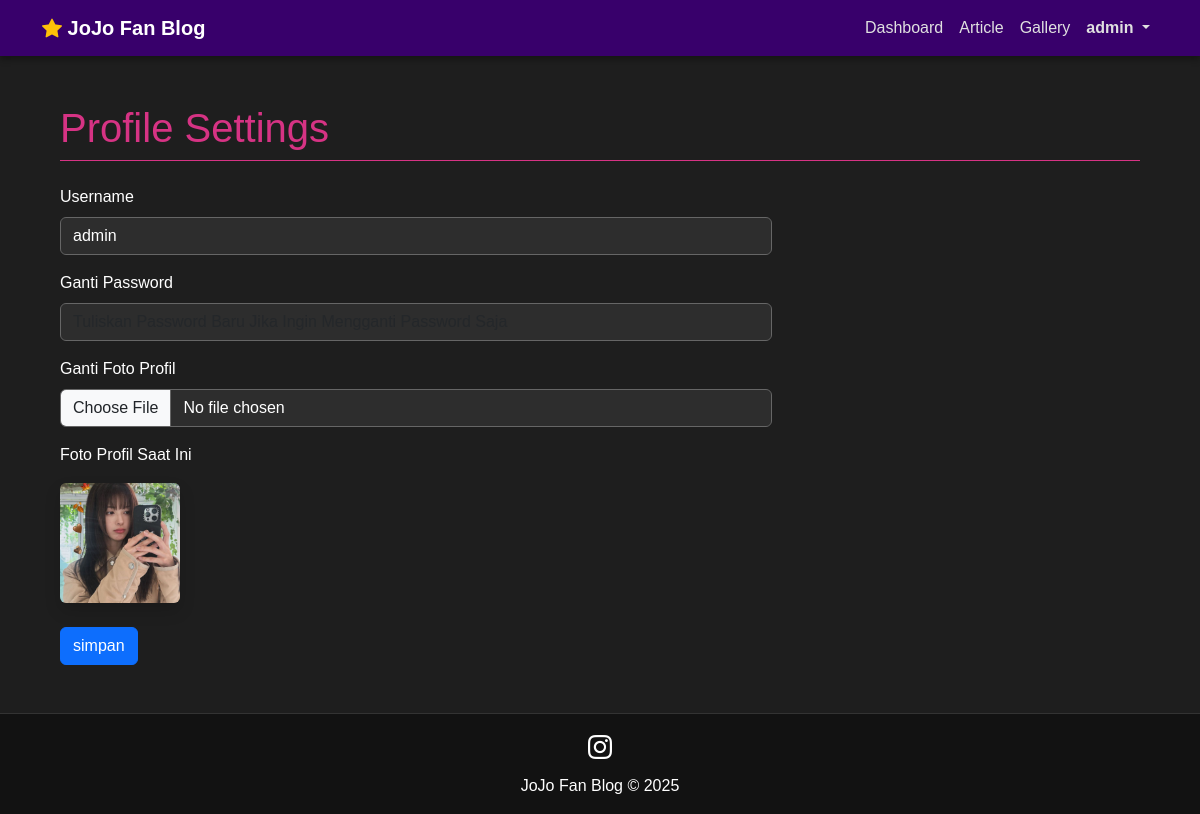
The app's page /admin.php?page=profile (signed in) with its own data.
### tables this page shows
CREATE TABLE `user` (
  `id` int(11) NOT NULL,
  `username` varchar(50) NOT NULL,
  `password` varchar(255) NOT NULL,
  `foto` text NOT NULL
);

### profile.php (the view, shortened to what this page needs)
<?php
include "koneksi.php";
$username = $_SESSION['username'];
$stmt = $conn->prepare("SELECT * FROM user WHERE username=?");
$stmt->bind_param("s", $username);
$stmt->execute();
$user = $stmt->get_result()->fetch_assoc();
?>
<div class="row mt-4">
    <div class="col-md-8">
        <form method="post" enctype="multipart/form-data">
            <div class="mb-3">
                <label class="form-label">Username</label>
                <input type="text" class="form-control"
                       value="<?= $user['username']; ?>" readonly>
            </div>
            <div class="mb-3">
                <label class="form-label">Ganti Password</label>
                <input type="password" name="password" class="form-control"
                       placeholder="Tuliskan Password Baru Jika Ingin Mengganti Password Saja">
            </div>
            <div class="mb-3">
                <label class="form-label">Ganti Foto Profil</label>
                <input type="file" name="foto" class="form-control">
            </div>
            <div class="mb-4">
                <label class="form-label">Foto Profil Saat Ini</label><br>
                <?php if ($user['foto']) : ?>
                    <img src="img/<?= $user['foto']; ?>"
                         style="width:120px;height:120px;object-fit:cover"
                         class="rounded shadow mt-2">
                <?php else : ?>
                    <span class="text-muted">Belum ada foto</span>
                <?php endif; ?>
            </div>
            <button type="submit" name="simpan" class="btn btn-primary">
                simpan
            </button>
        </form>
    </div>
</div>

### admin.php (style rules this page uses)
body { background-color: #1e1e1e !important; color: #ffffff !important; font-family: 'Arial', sans-serif; min-height: 100vh; display: flex; flex-direction: column; }
.form-control { background-color: #2d2d2d !important; border: 1px solid #666 !important; color: white !important; }

### records on screen
user: username "admin", foto (picture)

### other values on screen
$_SESSION['username'] "admin"
$judul "Profile Settings"
